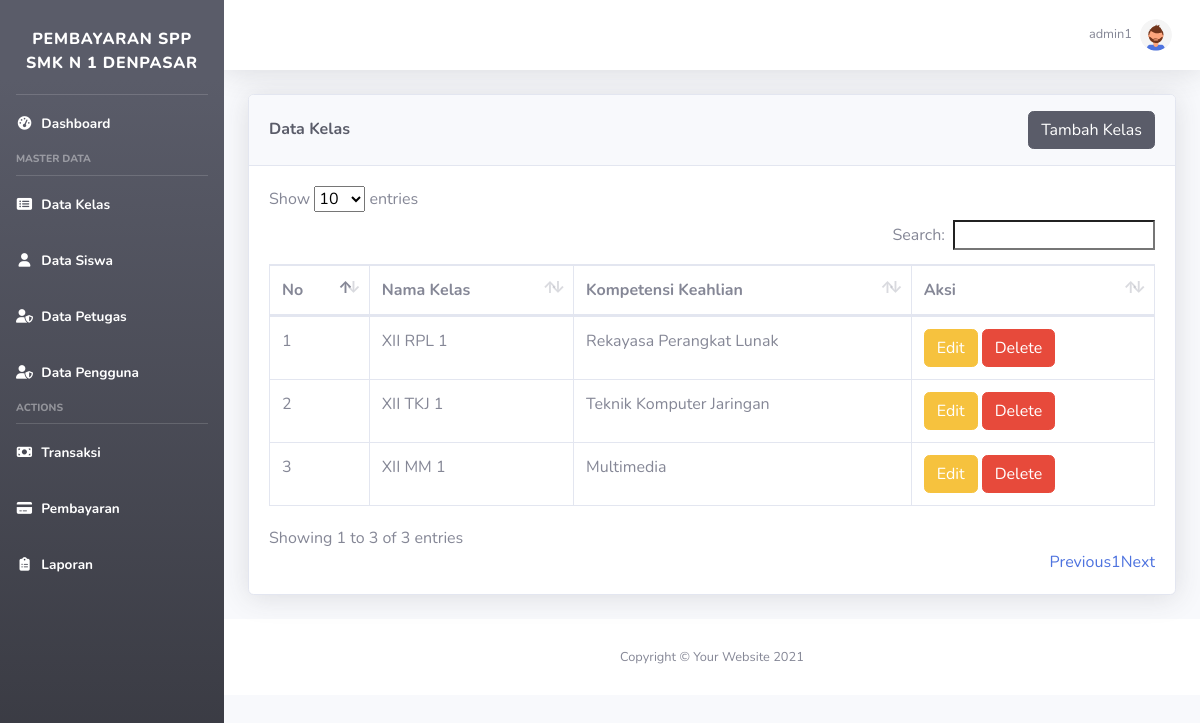
The page /public/kelas (signed in) on the database its author committed.
### tables this page shows
CREATE TABLE `kelas` (
  `kelas_id` int(11) NOT NULL,
  `nama` varchar(10) NOT NULL,
  `kompetensi_keahlian` varchar(50) NOT NULL
);

### app/core/Controller.php (called while the page is built, shortened)
<?php
class Controller {
    public function view($view, $data = [])
    {
        require_once "../app/view/$view.php";
    }
    public function model($model)
    {
        return new $model;
    }
}

### app/controllers/Kelas.php (called while the page is built, shortened)
<?php
class Kelas extends Controller
{
    public function index()
    {
        $data['title'] = 'Kelas';
        $data['kelas'] = $this->model('Kelas_models')->getDataKelas();
        $this->view("pages/kelas/index", $data);
    }
}

### app/core/App.php (called while the page is built, shortened)
<?php
class App {
    protected $controller = 'Dashboard',
              $method = "index",
              $params = [];
    public function __construct()
    {
        $this->controller = new $this->controller;
        call_user_func_array([$this->controller, $this->method], $this->params);
    }
}

### public/index.php (called while the page is built, shortened)
<?php
$app=new App();

### app/core/Model.php (called while the page is built, shortened)
<?php
class Model {
    private $host = DB_HOST,
            $user = DB_USER,
            $pass = DB_PASS,
            $db_name = DB_NAME,
            $dbh,
            $stmt;
    public function __construct()
    {
        $dsn = "mysql:host={$this->host};dbname={$this->db_name}";
        $options = [
            PDO::ATTR_PERSISTENT => true,
            PDO::ATTR_ERRMODE => PDO::ERRMODE_EXCEPTION
        ];
        try {
            $this->dbh = new PDO($dsn, $this->user, $this->pass, $options);
        } catch(PDOException $e) {
            die($e->getMessage());
        }
    }
    public function query($query)
    {
        $this->stmt = $this->dbh->prepare($query);
    }
    public function execute()
    {
        $this->stmt->execute();
    }
    public function all()
    {
        $this->execute();
        return $this->stmt->fetchAll(PDO::FETCH_ASSOC);
    }
}

### app/models/Kelas_models.php (called while the page is built, shortened)
<?php
class Kelas_models extends Model
{
    private $tabel = "kelas",
            $db;
    public function __construct() {
        $this->db = new Model();
    }
    public function getDataKelas()
    {
        $query = "SELECT * FROM kelas";
        $this->db->query($query);
        $this->db->execute();
        return $this->db->All();
    }
}

### app/view/pages/kelas/index.php (the view, shortened to what this page needs)
<div class="container-fluid">
    <div class="card shadow mb-4">
    <div class="card-header py-3 d-flex justify-content-between align-items-center">
        <h6 class="m-0 font-weight-bold text-dark">Data Kelas</h6>
        <a href="<?= BASE_URL ?>/kelas/create" class="btn btn-dark">Tambah Kelas</a>
    </div>
    <div class="card-body">
        <div class="table-responsive">
            <table class="table table-bordered" id="dataTable" width="100%" cellspacing="0">
                <thead>
                    <tr>
                        <th>No</th>
                        <th>Nama Kelas</th>
                        <th>Kompetensi Keahlian</th>
                        <th>Aksi</th>
                    </tr>
                </thead>
                <tbody>
                    <?php $i =1; ?>
                    <?php foreach($data['kelas'] as $kelas) : ?>
                    <tr>
                        <td><?= $i ?></td>
                        <td><?= $kelas['nama']?></td>
                        <td><?= $kelas['kompetensi_keahlian']?></td>
                        <td>
                            <a href="<?= BASE_URL; ?>/kelas/editForm/<?= $kelas['kelas_id']; ?>" class="btn btn-warning">Edit</a>
                            <a href="<?= BASE_URL; ?>/kelas/delete/<?= $kelas['kelas_id']; ?>" class="btn btn-danger">Delete</a>
                        </td>
                    </tr>
                    <?php $i++; ?>
                    <?php endforeach; ?>
                </tbody>
            </table>
        </div>
    </div>
</div>

### rows shown on the page
kelas: nama "XII RPL 1", kompetensi_keahlian "Rekayasa Perangkat Lunak"
kelas: nama "XII TKJ 1", kompetensi_keahlian "Teknik Komputer Jaringan"
kelas: nama "XII MM 1", kompetensi_keahlian "Multimedia"

### other values the page prints
$_SESSION['userSession']['username'] "admin1"
